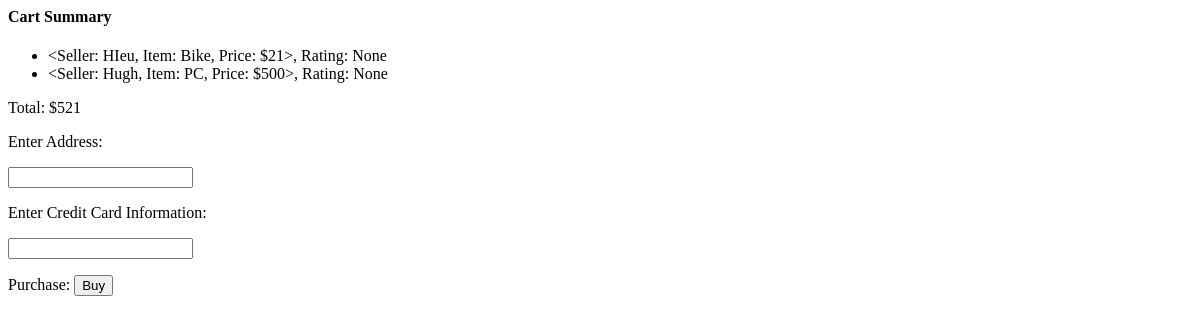
The app's page /checkout, older data.
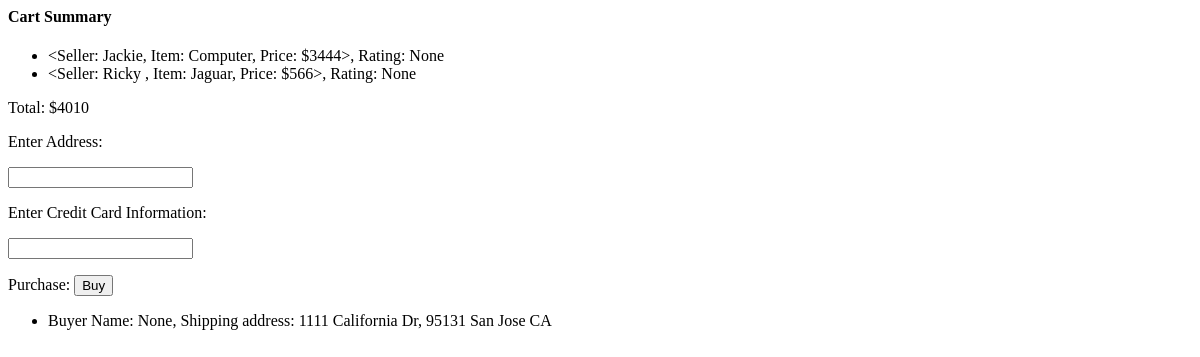
The same page, newer data.
### app/models.py (models this page shows)
class Item(db.Model):
    id = db.Column(db.Integer, primary_key=True)
    itemname = db.Column(db.String(256))
    seller = db.Column(db.String(64), db.ForeignKey('user.username'))
    price = db.Column(db.Integer)
    rating = db.Column(db.Integer)
    def __repr__(self):
        return f'''<Seller: {self.seller}, Item: {self.itemname},
                    Price: ${self.price}>, Rating: {self.rating}'''

class CheckoutInfo(db.Model):
    id = db.Column(db.Integer, primary_key = True)
    buyer = db.Column(db.String(64), db.ForeignKey('user.username'))
    address = db.Column(db.String(64))
    ccNumber = db.Column(db.Integer)
    def __repr__(self):
        return f'''Buyer Name: {self.buyer}, Shipping address: {self.address}'''

### app/routes.py (the view, shortened to what this page needs)
@myapp_obj.route('/checkout', methods = ["GET", "POST"])
def buyItems():
    db.create_all()
    return render_template('shipping.html', buyInfo=CheckoutInfo.query.all(), items = Item.query.all(), total_price = (CartItem.query.with_entities(func.sum(CartItem.price))).scalar())

### app/templates/shipping.html
<html>
    <body>
        <form action="#" method = "POST">
            <h4> Cart Summary </h4>
		    <ul>
		    {% for item in items %}
		        <li> {{item}} </li>
		    {% endfor %}
		    </ul>
            Total: ${{total_price}}
            <p> Enter Address: </p>
            <p> <input type = "text" name = "address"> </p>
            <p> Enter Credit Card Information: </p>
            <p> <input type = "number" name = "number"> </p>
            <p> Purchase: <input type = submit name = "submit" value = "Buy"> </p>
        </form>
        <ul>
        {% for info in buyInfo %}
            <li> {{info}}</li>
        {% endfor %}
        </ul>
    </body>
</html>

Row changes from the older to the newer data that the page shows:
removed Item: seller+itemname+price "<Seller: HIeu, Item: Bike, Price: $21>, Rating: None"
added Item: seller+itemname+price "<Seller: Jackie, Item: Computer, Price: $3444>, Rating: None"
changed Item: seller+itemname+price "<Seller: Hugh, Item: PC, Price: $500>, Rating: None" → "<Seller: Ricky , Item: Jaguar, Price: $566>, Rating: None"
now on this page (row unchanged): CheckoutInfo: buyer+address "Buyer Name: None, Shipping address: 1111 California Dr, 95131 San Jose CA"
Text that changed along with them:
{{ total_price }}: "521" → "4010"
